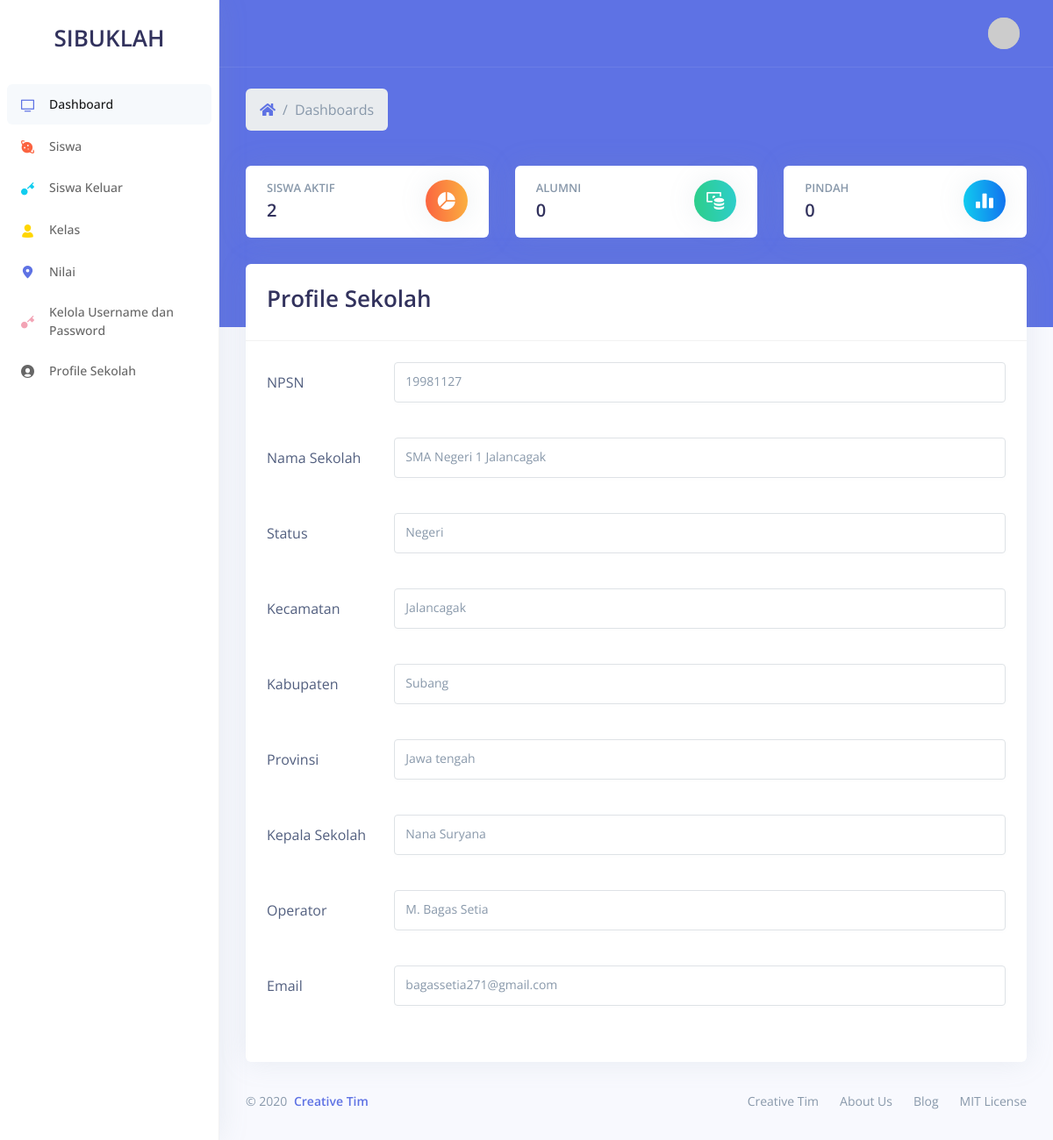
/tata_usaha (signed in), run on the app's committed database.
### tables this page shows
CREATE TABLE `profile_sekolah` (
  `id_profile_sekolah` int(11) NOT NULL,
  `npsn` varchar(191) NOT NULL,
  `bentuk_pendidikan` varchar(191) NOT NULL,
  `status` varchar(191) NOT NULL,
  `kecamatan` varchar(191) NOT NULL,
  `kabupaten` varchar(191) NOT NULL,
  `provinsi` varchar(191) NOT NULL,
  `kepala_sekolah` varchar(191) NOT NULL,
  `operator` varchar(191) NOT NULL,
  `email` varchar(191) NOT NULL
);

### application/controllers/TataUsaha/TataUsaha.php (called while the page is built, shortened)
<?php
class TataUsaha extends CI_Controller {
	public function index()
	{
    $data                 = $this->ModelProfileSekolah->get();
    $data['siswaAktif']   = $this->ModelSiswa->getAll('aktif');
    $data['siswaAlumni']  = $this->ModelSiswa->getAll('alumni');
    $data['siswaPindah']  = $this->ModelSiswa->getAll('pindah');
    $data['konten']       = 'tata_usaha/dashboard';
		$this->load->view('tata_usaha/template', $data);
	}
}

### index.php (called while the page is built, shortened)
<?php
require_once BASEPATH.'core/CodeIgniter.php';

### application/models/ModelProfileSekolah.php (called while the page is built, shortened)
<?php
class ModelProfileSekolah extends CI_Model {
  public function get()
  {
    return $this->db->get('profile_sekolah')->row_array();
  }
}

### application/views/tata_usaha/dashboard.php (the view)
<div class="header bg-primary pb-6">
  <div class="container-fluid">
    <div class="header-body">
      <div class="row align-items-center py-4">
        <div class="col-lg-6 col-7">
          <nav aria-label="breadcrumb" class="d-none d-md-inline-block">
            <ol class="breadcrumb breadcrumb-links breadcrumb-dark">
              <li class="breadcrumb-item"><a href="<?= base_url(); ?>"><i class="fas fa-home"></i></a></li>
              <li class="breadcrumb-item active" aria-current="page">Dashboards</li>
            </ol>
          </nav>
        </div>
      </div>
      <div class="row">
        <div class="col-xl-4 col-md-6">
          <div class="card card-stats">
            <div class="card-body">
              <div class="row">
                <div class="col">
                  <h5 class="card-title text-uppercase text-muted mb-0">Siswa Aktif</h5>
                  <span class="h2 font-weight-bold mb-0"><?= count($siswaAktif); ?></span>
                </div>
                <div class="col-auto">
                  <div class="icon icon-shape bg-gradient-orange text-white rounded-circle shadow">
                    <i class="ni ni-chart-pie-35"></i>
                  </div>
                </div>
              </div>
            </div>
          </div>
        </div>
        <div class="col-xl-4 col-md-6">
          <div class="card card-stats">
            <div class="card-body">
              <div class="row">
                <div class="col">
                  <h5 class="card-title text-uppercase text-muted mb-0">Alumni</h5>
                  <span class="h2 font-weight-bold mb-0"><?= count($siswaAlumni); ?></span>
                </div>
                <div class="col-auto">
                  <div class="icon icon-shape bg-gradient-green text-white rounded-circle shadow">
                    <i class="ni ni-money-coins"></i>
                  </div>
                </div>
              </div>
            </div>
          </div>
        </div>
        <div class="col-xl-4 col-md-6">
          <div class="card card-stats">
            <div class="card-body">
              <div class="row">
                <div class="col">
                  <h5 class="card-title text-uppercase text-muted mb-0">Pindah</h5>
                  <span class="h2 font-weight-bold mb-0"><?= count($siswaPindah); ?></span>
                </div>
                <div class="col-auto">
                  <div class="icon icon-shape bg-gradient-info text-white rounded-circle shadow">
                    <i class="ni ni-chart-bar-32"></i>
                  </div>
                </div>
              </div>
            </div>
          </div>
        </div>
      </div>
    </div>
  </div>
</div>
<div class="container-fluid mt--6">
  <div class="row">
    <div class="col-xl-12">
      <div class="card">
        <div class="card-header bg-transparent">
          <h1>Profile Sekolah</h1>
        </div>
        <div class="card-body">
          <form>
            <div class="form-group row">
              <label for="staticEmail" class="col-sm-2 col-form-label">NPSN</label>
              <div class="col-sm-10">
                <p class="form-control"><?= $npsn; ?></p>
              </div>
            </div>
            <div class="form-group row">
              <label for="inputPassword" class="col-sm-2 col-form-label">Nama Sekolah</label>
              <div class="col-sm-10">
                <p class="form-control"><?= $bentuk_pendidikan; ?></p>
              </div>
            </div>
            <div class="form-group row">
              <label for="inputPassword" class="col-sm-2 col-form-label">Status</label>
              <div class="col-sm-10">
                <p class="form-control"><?= $status; ?></p>
              </div>
            </div>
            <div class="form-group row">
              <label for="inputPassword" class="col-sm-2 col-form-label">Kecamatan</label>
              <div class="col-sm-10">
                <p class="form-control"><?= $kecamatan; ?></p>
              </div>
            </div>
            <div class="form-group row">
              <label for="inputPassword" class="col-sm-2 col-form-label">Kabupaten</label>
              <div class="col-sm-10">
                <p class="form-control"><?= $kabupaten; ?></p>
              </div>
            </div>
            <div class="form-group row">
              <label for="inputPassword" class="col-sm-2 col-form-label">Provinsi</label>
              <div class="col-sm-10">
                <p class="form-control"><?= $provinsi; ?></p>
              </div>
            </div>
            <div class="form-group row">
              <label for="inputPassword" class="col-sm-2 col-form-label">Kepala Sekolah</label>
              <div class="col-sm-10">
                <p class="form-control"><?= $kepala_sekolah; ?></p>
              </div>
            </div>
            <div class="form-group row">
              <label for="inputPassword" class="col-sm-2 col-form-label">Operator</label>
              <div class="col-sm-10">
                <p class="form-control"><?= $operator; ?></p>
              </div>
            </div>
            <div class="form-group row">
              <label for="inputPassword" class="col-sm-2 col-form-label">Email</label>
              <div class="col-sm-10">
                <p class="form-control"><?= $email; ?></p>
              </div>
            </div>
          </form>
        </div>
      </div>
    </div>
  </div>
  <footer class="footer pt-0">
    <div class="row align-items-center justify-content-lg-between">
      <div class="col-lg-6">
        <div class="copyright text-center  text-lg-left  text-muted">
          &copy; 2020 <a href="https://www.creative-tim.com" class="font-weight-bold ml-1" target="_blank">Creative Tim</a>
        </div>
      </div>
      <div class="col-lg-6">
        <ul class="nav nav-footer justify-content-center justify-content-lg-end">
          <li class="nav-item">
            <a href="https://www.creative-tim.com" class="nav-link" target="_blank">Creative Tim</a>
          </li>
          <li class="nav-item">
            <a href="https://www.creative-tim.com/presentation" class="nav-link" target="_blank">About Us</a>
          </li>
          <li class="nav-item">
            <a href="http://blog.creative-tim.com" class="nav-link" target="_blank">Blog</a>
          </li>
          <li class="nav-item">
            <a href="https://github.com/creativetimofficial/argon-dashboard/blob/master/LICENSE.md" class="nav-link" target="_blank">MIT License</a>
          </li>
        </ul>
      </div>
    </div>
  </footer>
</div>

### assets/css/nucleo.css (style rules this page uses)
.ni { display: inline-block; font: normal normal normal 14px/1 NucleoIcons; font-size: inherit; text-rendering: auto; -webkit-font-smoothing: antialiased; -moz-osx-font-smoothing: grayscale; }
.ni-chart-bar-32::before { content: "\ea23"; }
.ni-chart-pie-35::before { content: "\ea24"; }
.ni-money-coins::before { content: "\ea41"; }

### data on the page
profile_sekolah: npsn "19981127", bentuk_pendidikan "SMA Negeri 1 Jalancagak", status "Negeri", kecamatan "Jalancagak", kabupaten "Subang", provinsi "Jawa tengah", kepala_sekolah "Nana Suryana", operator "M. Bagas Setia", email "bagassetia271@gmail.com"

### other printed values
count($siswaAktif) "2"
count($siswaAlumni) "0"
count($siswaPindah) "0"
